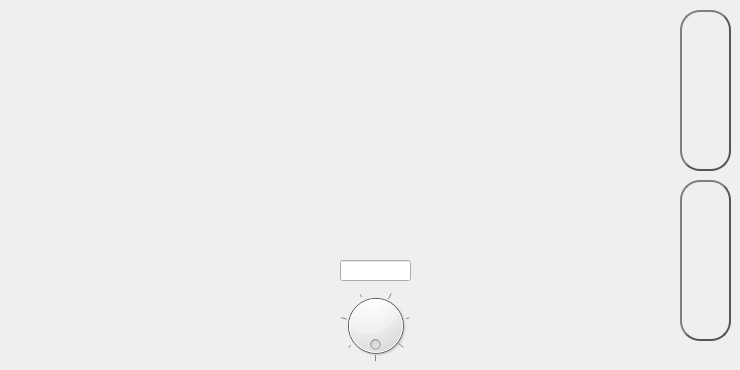
    <widget class="QWidget" name="page_7">
     <widget class="QPushButton" name="select_transponder_page_3">
      <property name="geometry">
       <rect>
        <x>680</x>
        <y>180</y>
        <width>51</width>
        <height>161</height>
       </rect>
      </property>
      <property name="font">
       <font>
        <pointsize>19</pointsize>
        <bold>true</bold>
       </font>
      </property>
      <property name="styleSheet">
       <string notr="true">QPushButton {
image: url(:/backwards.svg); 
color: #333;
border: 2px solid #555;
border-radius: 20px;
border-style: outset;
background: qradialgradient(
cx: 0.3, cy: -0.4, fx: 0.3, fy: -0.4,
radius: 1.35, stop: 0 #fff, stop: 1 #15E
);
padding: 5px;
}

QPushButton:pressed {
    background-color: rgb(224, 0, 0);
    border-style: inset;
}
</string>
      </property>
      <property name="text">
       <string/>
      </property>
     </widget>
     <widget class="QPushButton" name="select_from_4_to_5">
      <property name="geometry">
       <rect>
        <x>680</x>
        <y>10</y>
        <width>51</width>
        <height>161</height>
       </rect>
      </property>
      <property name="font">
       <font>
        <pointsize>19</pointsize>
        <bold>true</bold>
       </font>
      </property>
      <property name="styleSheet">
       <string notr="true">QPushButton {
image: url(:/forwards.svg); 
color: #333;
border: 2px solid #555;
border-radius: 20px;
border-style: outset;
background: qradialgradient(
cx: 0.3, cy: -0.4, fx: 0.3, fy: -0.4,
radius: 1.35, stop: 0 #fff, stop: 1 #15E
);
padding: 5px;
}

QPushButton:pressed {
    background-color: rgb(224, 0, 0);
    border-style: inset;
}
</string>
      </property>
      <property name="text">
       <string/>
      </property>
     </widget>
     <widget class="WidgetEADI" name="widgetEADI" native="true">
      <property name="geometry">
       <rect>
        <x>0</x>
        <y>0</y>
        <width>331</width>
        <height>361</height>
       </rect>
      </property>
     </widget>
     <widget class="WidgetEHSI" name="widgetEHSI" native="true">
      <property name="geometry">
       <rect>
        <x>340</x>
        <y>-1</y>
        <width>331</width>
        <height>361</height>
       </rect>
      </property>
     </widget>
     <widget class="QDial" name="dial_2">
      <property name="geometry">
       <rect>
        <x>340</x>
        <y>290</y>
        <width>71</width>
        <height>71</height>
       </rect>
      </property>
      <property name="minimum">
       <number>94000</number>
      </property>
      <property name="maximum">
       <number>105000</number>
      </property>
      <property name="singleStep">
       <number>10</number>
      </property>
      <property name="pageStep">
       <number>100</number>
      </property>
      <property name="value">
       <number>101325</number>
      </property>
      <property name="sliderPosition">
       <number>101325</number>
      </property>
      <property name="orientation">
       <enum>Qt::Orientation::Horizontal</enum>
      </property>
      <property name="invertedAppearance">
       <bool>false</bool>
      </property>
      <property name="wrapping">
       <bool>true</bool>
      </property>
      <property name="notchTarget">
       <double>15.000000000000000</double>
      </property>
      <property name="notchesVisible">
       <bool>true</bool>
      </property>
     </widget>
     <widget class="QLineEdit" name="doubleSpinBox_2">
      <property name="geometry">
       <rect>
        <x>340</x>
        <y>260</y>
        <width>71</width>
        <height>21</height>
       </rect>
      </property>
      <property name="font">
       <font>
        <family>Arial</family>
        <pointsize>16</pointsize>
       </font>
      </property>
      <property name="styleSheet">
       <string notr="true">color: rgb(255, 255, 255);</string>
      </property>
      <property name="text">
       <string>1013.25</string>
      </property>
      <property name="alignment">
       <set>Qt::AlignmentFlag::AlignRight|Qt::AlignmentFlag::AlignTrailing|Qt::AlignmentFlag::AlignVCenter</set>
      </property>
     </widget>
    </widget>
